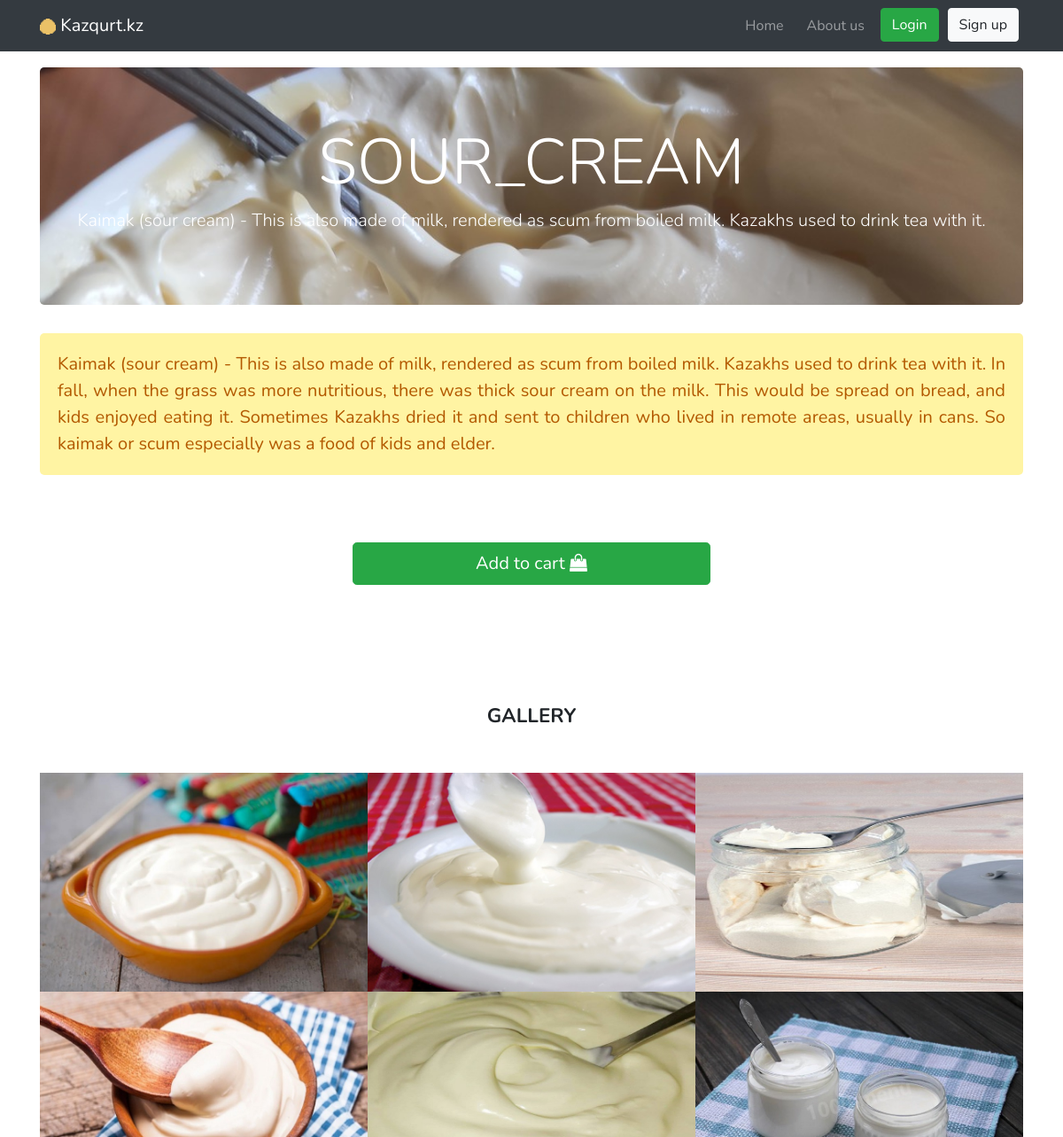
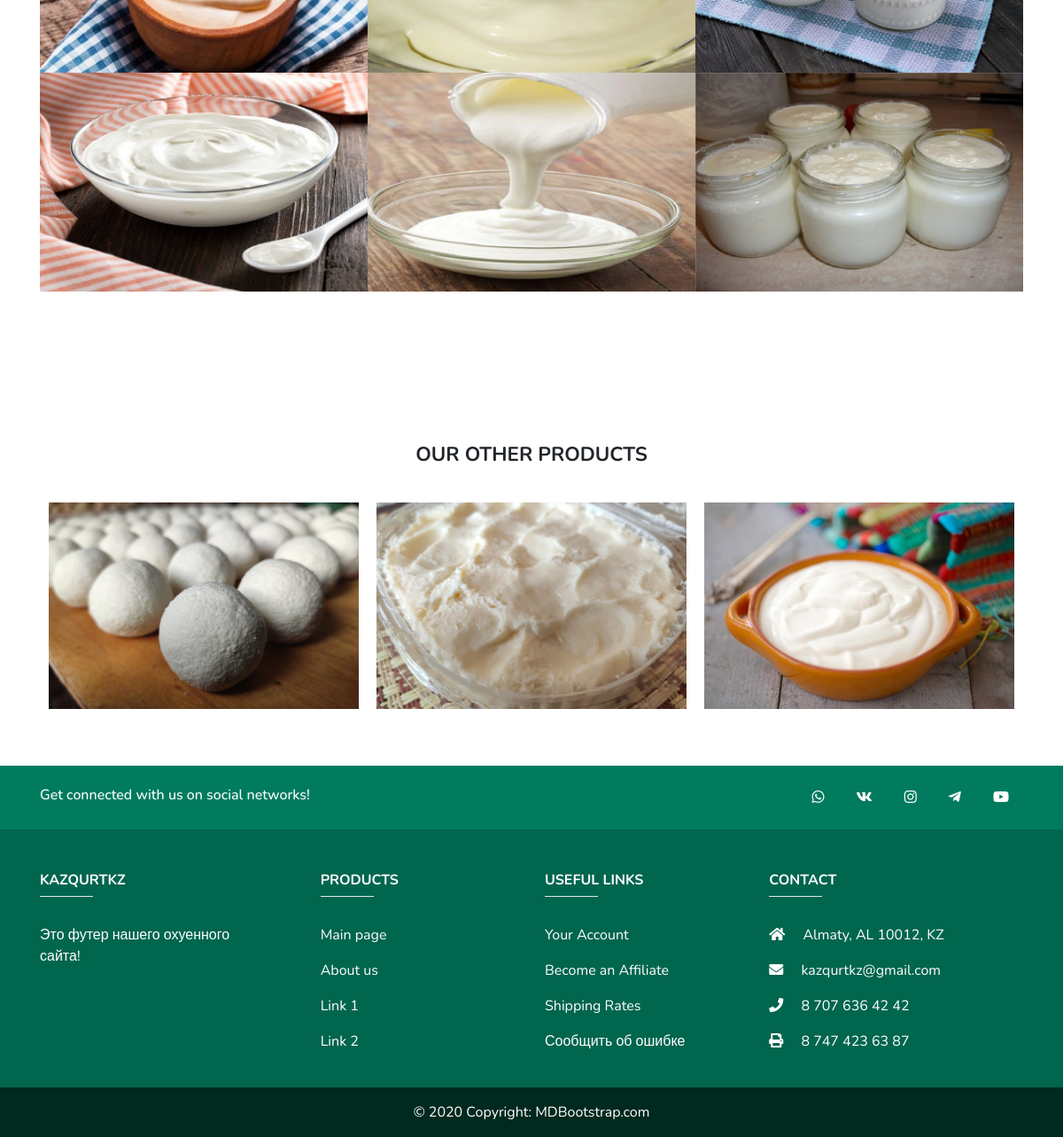
Page /pages/products.php?id=3 on the committed database (2 pictures, top to bottom).
### tables this page shows
CREATE TABLE `products` (
  `id` int(11) NOT NULL,
  `title` varchar(100) NOT NULL,
  `info` text NOT NULL,
  `cover_info` varchar(255) NOT NULL,
  `banner_info` varchar(255) NOT NULL,
  `product_info` varchar(255) NOT NULL
);

### pages/products.php (the view, shortened to what this page needs)
<?php require "../includes/config.php"; ?>
<!DOCTYPE html>
<html>
<head>
    <?php require "../includes/head.php"; ?>
	<link rel="stylesheet" href="https://cdnjs.cloudflare.com/ajax/libs/baguettebox.js/1.10.0/baguetteBox.min.css" />
	<link rel="stylesheet" href="../css/compact-gallery.css">
</head>
<body>
	<?php include "../includes/navbar.php"; ?>
	<div class="container">
		<?php
		$products = mysqli_query($connection, "SELECT * FROM `products` WHERE `id` = " . (int) $_GET['id']);
		if (mysqli_num_rows($products) <= 0) {
			echo "<p>The page you requested was not found!</p>";
		} else {
			$prod = mysqli_fetch_assoc($products);
		?>
			<header
				class="jumbotron"
				style="background-image: url(../img/product-banners/product-banner-<?php echo $prod['title']; ?>.jpg);"
			>
				<h1 class="display-3 text-center" style="text-transform: uppercase;"><?php echo $prod['title']; ?></h1>
				<p class="lead text-center"><?php echo $prod['banner_info']; ?></p>
			</header>
			<div class="mb-4">
				<p class="productInfo">
					<?php echo $prod['info']; ?>
				</p>
					<div class="order-section">
						<a href="../pages/cart.php?id=<?php echo $prod['id'] ?>">
							<button type="submit" name="send" class="btn btn-success btn-lg btn-block">
								Add to cart <i class="fa fa-shopping-bag"></i>
							</button>
						</a>
					</div>
				<div class="gallery-block compact-gallery">
					<h2 class="heading">Gallery</h2>
					<div class="row no-gutters">
						<?php
						for ($i = 1; $i <= 9; $i++) { ?>
							<div class="col-md-6 col-lg-4 item zoom-on-hover">
								<a class="lightbox"
								href="../img/product-gallery/<?php echo $prod['title']; ?>/<?php echo $prod['title'] . $i . '.jpg'; ?>">
									<img class="img-fluid image" src="../img/product-gallery/<?php echo $prod['title']; ?>/<?php echo $prod['title'] . $i . '.jpg'; ?>">
								</a>
							</div>
						<?php }  ?>
					</div>
				</div>
				<div class="bottom-section">
					<h2 class="heading">Our other products</h2>
					<div class="row no-gutters">
						<?php
						$products_get_count = mysqli_query($connection, "SELECT COUNT(id) FROM `products`");
						$prod1 = mysqli_fetch_assoc($products_get_count);
						for ($i = 1; $i <= $prod1['COUNT(id)']; $i++) {
							$productid = mysqli_query($connection, "SELECT * FROM `products` WHERE `id` = " . $i);
							$product = mysqli_fetch_assoc($productid);
						?>
							<div class="col-md-6 col-lg-4 item zoom-on-hover">
								<a href="/pages/products.php?id=<?php echo $i; ?>">
									<img
										class="img-fluid image bottomProducts"
										src="../img/product-gallery/<?php echo $product['title']; ?>/<?php echo $product['title'] . 1 . '.jpg'; ?>"
									>
								</a>
							</div>
						<?php }  ?>
					</div>
				</div>
			</div>
		<?php } ?>
	</div>
	<?php include "../includes/footer.php"; ?>
</body>
</html>

### css/style.css (style rules this page uses)
html, body { font-family: 'Nunito', sans-serif; }
.heading { text-align: center; margin-bottom: 30px; font-weight: bold; font-size: 1.4rem; text-transform: uppercase; }
.jumbotron { margin-top: 76px; background-size: cover; color: white; }
.productInfo { background: #fff4a3; color: #b35900; text-align: justify; font-size: 20px; padding: 20px; border-radius: 5px }
.bottomProducts { margin-bottom: 30px; padding: 10px; }
.order-section { max-width: 40%; margin: auto; margin-bottom: 5%; margin-top: 5%; padding: 20px; }
.order-section a { text-decoration: none; }
.bottom-section { margin-top: 10%; }

### css/compact-gallery.css (style rules this page uses)
.gallery-block { padding-bottom: 60px; padding-top: 60px; }
.gallery-block .heading { margin-bottom: 50px; text-align: center; }
.gallery-block.compact-gallery .item { overflow: hidden; margin-bottom: 0; background: black; opacity: 1; }
.gallery-block.compact-gallery .item .image { transition: 0.8s ease; }

### rows in the picture
products: title (picture), title "SOUR_CREAM", banner_info "Kaimak (sour cream) - This is also made of milk, rendered as scum from boiled milk. Kazakhs used to drink tea with it.", info "Kaimak (sour cream) - This is also made of milk, rendered as scum from boiled milk. Kazakhs used to drink tea with it. In fall, when the grass was more nutritious, there was thick sour cream on the milk. This would be spread on bread, and kids enjoyed eating it. Sometimes Kazakhs dried it and sent to children who lived in remote areas, usually in cans. So kaimak or scum especially was a food of kids and elder."
products: title (picture)
products: title (picture)

### other values in the picture
$config['title'] "Kazqurt.kz"
